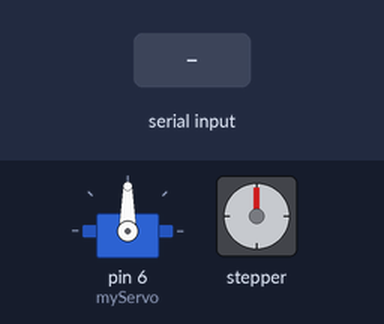
Recording of a sketch running on a simulated Arduino Uno, built with avr-gcc and run on an emulated ATmega328P. Shown: servo, stepper motor. Inputs (shaded band) come from the test bench. Stepper angles assume 2048 steps per turn.

Above: at 1.2 s.
1.3 s: "SERVO:\n" received over Serial
At 2.3 s:
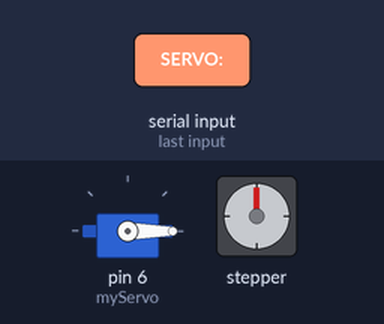
2.8 s: "STEP:90\n" received over Serial
At 4.2 s:
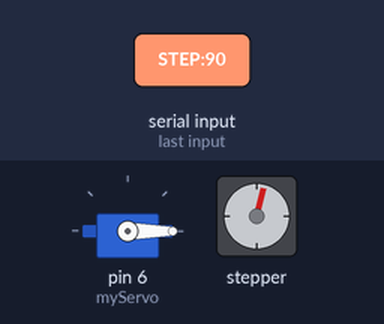
4.5 s: "SERVO:90\n" received over Serial
At 4.8 s:
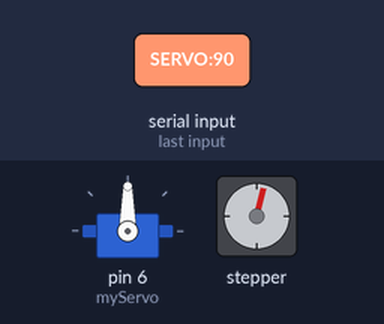
6.0 s: "STEP:90\n" received over Serial
At 6.6 s:
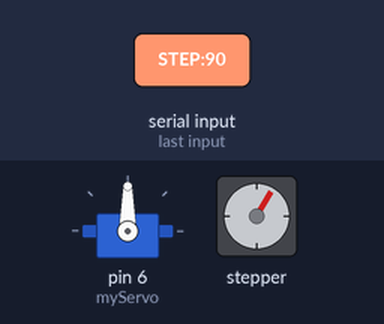
7.7 s: "SERVO:,45\n" received over Serial
At 8.4 s:
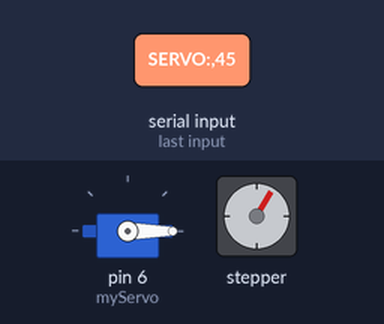
Timing chart, 0 to 10.2 s (numbered marks = the images above; inputs shaded):
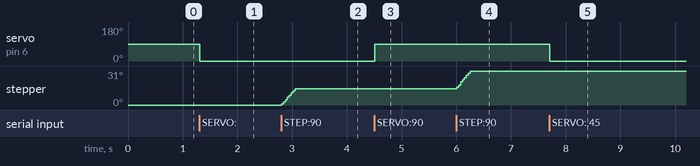

Measured:
- after the input at 1.3 s, servo on pin 6 (myServo): 90° → 0° at once
- after the input at 2.8 s, stepper: turns 15° clockwise in 0.25 s, starting at once
- after the input at 4.5 s, servo on pin 6 (myServo): 0° → 90° at once
- after the input at 6.0 s, stepper: turns 16° clockwise in 0.25 s, starting at once
- after the input at 7.7 s, servo on pin 6 (myServo): 90° → 0° at once

The sketch:

Program.ino
```cpp
#include <Servo.h>
#include <Stepper.h>

#define STEPS 2048
#define MOTOR_SPEED 10

Stepper stepper(STEPS, 8, 10, 9, 11);
Servo myServo;

String inputString = "";
bool stringComplete = false;

void setup() {
  Serial.begin(9600);
  myServo.attach(6);
  stepper.setSpeed(MOTOR_SPEED);
}

void loop() {
  if (stringComplete) {
    inputString.trim();

    if (inputString.startsWith("STEP:")) {
      int steps = inputString.substring(5).toInt();
      steps = constrain(steps, -10000, 10000);
      stepper.step(steps);
    }
    else if (inputString.startsWith("SERVO:")) {
      int angle = inputString.substring(6).toInt();
      angle = constrain(angle, 0, 180);
      myServo.write(angle);
    }

    inputString = "";
    stringComplete = false;
  }
}

void serialEvent() {
  while (Serial.available()) {
    char inChar = (char)Serial.read();
    if (inChar == '\n') {
      stringComplete = true;
    } else {
      inputString += inChar;
    }
  }
}
```
